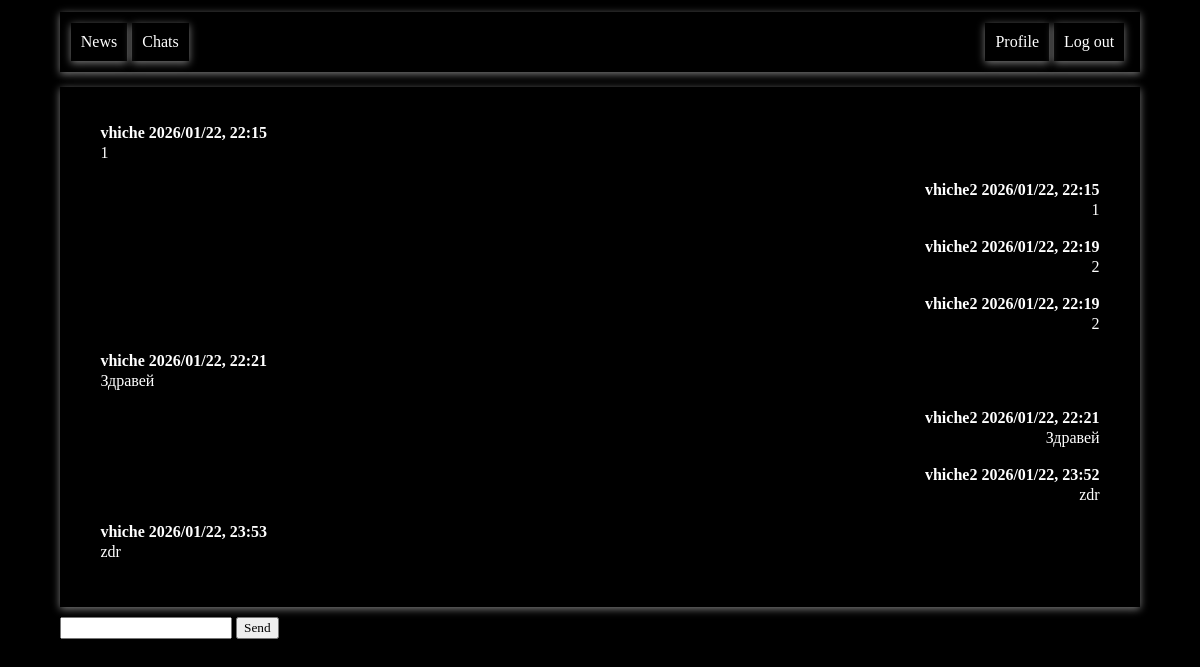
Page /chatlist/4 (signed in) on the committed database.
### tables this page shows
CREATE TABLE message (
    id INTEGER PRIMARY KEY,
    text TEXT NOT NULL,
    datetime DATETIME NOT NULL,
    chat_id INTEGER NOT NULL,
    sender_id INTEGER NOT NULL,
    FOREIGN KEY (chat_id) REFERENCES chat(id),
    FOREIGN KEY (sender_id) REFERENCES client(id)
);

CREATE TABLE client (
    id INTEGER PRIMARY KEY,
    email TEXT NOT NULL,
    password TEXT NOT NULL
, about, username);

### main.py (the view)
@app.route('/chatlist/<chat_id>')
@login_required
def chat(chat_id):
    messages = getMessagesByChatId(int(chat_id))
    for i in range(len(messages)):
        messages[i].update({"sender_username": getUserById(messages[i]["sender_id"])["username"]})
    return render_template("chat.html", messages=messages, chat_id=chat_id)

### db/clients.py (called while the page is built)
def getUserById(id):
    connection = get_connection()
    query = "SELECT * FROM client WHERE id = (?)"
    args = (id,)
    cur = connection.execute(query, args)
    res = cur.fetchone()
    cur.close()
    return res

### db/config.py (called while the page is built)
def get_connection():
    connection = sqlite3.connect(DATABASE)
    connection.row_factory = dict_factory
    return connection

def dict_factory(cursor, row):
    d = {}
    for idx, col in enumerate(cursor.description):
        d[col[0]] = row[idx]
    return d

### db/messages.py (called while the page is built)
def getMessagesByChatId(id):
    connection = get_connection()
    connection.execute("""
CREATE TABLE IF NOT EXISTS message (
    id INTEGER PRIMARY KEY,
    text TEXT NOT NULL,
    datetime DATETIME NOT NULL,
    chat_id INTEGER NOT NULL,
    sender_id INTEGER NOT NULL,
    FOREIGN KEY (chat_id) REFERENCES chat(id),
    FOREIGN KEY (sender_id) REFERENCES client(id)
)
    """)
    query = """SELECT * FROM message WHERE chat_id = ?"""
    args = [id]
    cur = connection.execute(query, args)
    res = cur.fetchall()
    cur.close()
    connection.close()
    return res

### main.py (called while the page is built)
def login_required(f):
    @wraps(f)
    def check_permissions(*args, **kwargs):
        client_id = session.get("id")
        if client_id is None:
            return redirect(url_for('sign_in'))
        return f(*args, **kwargs)
    return check_permissions

### templates/chat.html (shortened to what this page needs)
<!DOCTYPE html>
<html>
<head>
  <link href="{{ url_for('static', filename='styles/global.css') }}" rel="stylesheet" type="text/css" />
  <link href="{{ url_for('static', filename='styles/chat.css') }}" rel="stylesheet" type="text/css" />
</head>
<body>
  <div class="main">
      <div class="navigation ">
          <div class="navigation-side">
              {% if session["id"] %}
              <div class="navigation-item">
                  <a href="{{url_for('feed')}}">News</a>
              </div>
              <div class="navigation-item">
                  <a href="{{url_for('chat_list')}}">Chats</a>
              </div>
              {% endif %}
          </div>
          <div class="navigation-side">
              {% if session["id"] %}
              <div class="navigation-item">
                   <a href="{{url_for('profile', client_id = session['id'])}}">Profile</a>
              </div>
              {% else %}
              <div class="navigation-item">
                  <a href="{{url_for('sign_in')}}">Log in</a>
              </div>
              {% endif %}
              {% if session["id"] %}
              <div class="navigation-item">
                  <a href="{{url_for('log_out')}}">Log out</a>
              </div>
              {% endif %}
          </div>
      </div>
      {% if messages|length == 0 %}
    <div class="box">No messages yet...</div>
    {% else %}
    <div class="box" id="messages-holder">
        {% for message in messages %}
        <div>
              {% if message.sender_id != session['id'] %}
              <div class="message left">
                  <div class="message-header">
                      <span class="message-author">{{message.sender_username}}</span>
                      <span class="message-datetime">{{message.datetime}}</span>
                  </div>
                  <div class="message-text">{{message.text}}</div>
              </div>
              {% else %}
              <div class="message right">
                  <div class="message-header">
                      <span class="message-author">{{message.sender_username}}</span>
                      <span class="message-datetime">{{message.datetime}}</span>
                  </div>
                  <div class="message-text">{{message.text}}</div>
              </div>
              {% endif %}
        </div>
        {% endfor %}
    </div>
    {% endif %}
    <input type="text" id="text" autocomplete="off">
    <button onclick="sendMessage()">Send</button>
  </div>
</body>
</html>

### static/styles/global.css (style rules this page uses)
* { font-family: 'Ariel', cursive; margin: 0px; }
a { text-decoration: none; color: white; }
.box { padding: 3%; box-shadow: rgba(156, 156, 156, 0.8) 0px 2px 8px 0px; margin-bottom: 10px; }
.navigation { padding: 1%; box-shadow: rgba(156, 156, 156, 0.8) 0px 2px 8px 0px; margin-bottom: 15px; display: flex; justify-content: space-between; }
.navigation-side { display: flex; justify-content: space-between; }
.navigation-item { text-decoration: none; box-shadow: rgba(156, 156, 156, 0.8) 0px 2px 8px 0px; padding: 10px; color: white; margin-right: 5px; }
.main { margin: 1%; margin-left: 5%; margin-right: 5%; }
html { background-color: black; color:white; }

### static/styles/chat.css (style rules this page uses)
.message { margin-left: 3px; margin-right: 3px; margin-bottom: 9px; padding: 5px; }
.left { text-align: start; }
.right { text-align: end; }
.message-header { font-weight: bold; margin-bottom: 2px; }
#messages-holder { display: block; max-height: 60vh; overflow: scroll; overflow-x: hidden; }

### rows in the picture
message: sender_username "vhiche", datetime "2026/01/22, 22:15", text "1"
message: sender_username "vhiche2", datetime "2026/01/22, 22:15", text "1"
message: sender_username "vhiche2", datetime "2026/01/22, 22:19", text "2"
message: sender_username "vhiche2", datetime "2026/01/22, 22:19", text "2"
message: sender_username "vhiche", datetime "2026/01/22, 22:21", text "Здравей"
message: sender_username "vhiche2", datetime "2026/01/22, 22:21", text "Здравей"
message: sender_username "vhiche2", datetime "2026/01/22, 23:52", text "zdr"
message: sender_username "vhiche", datetime "2026/01/22, 23:53", text "zdr"
